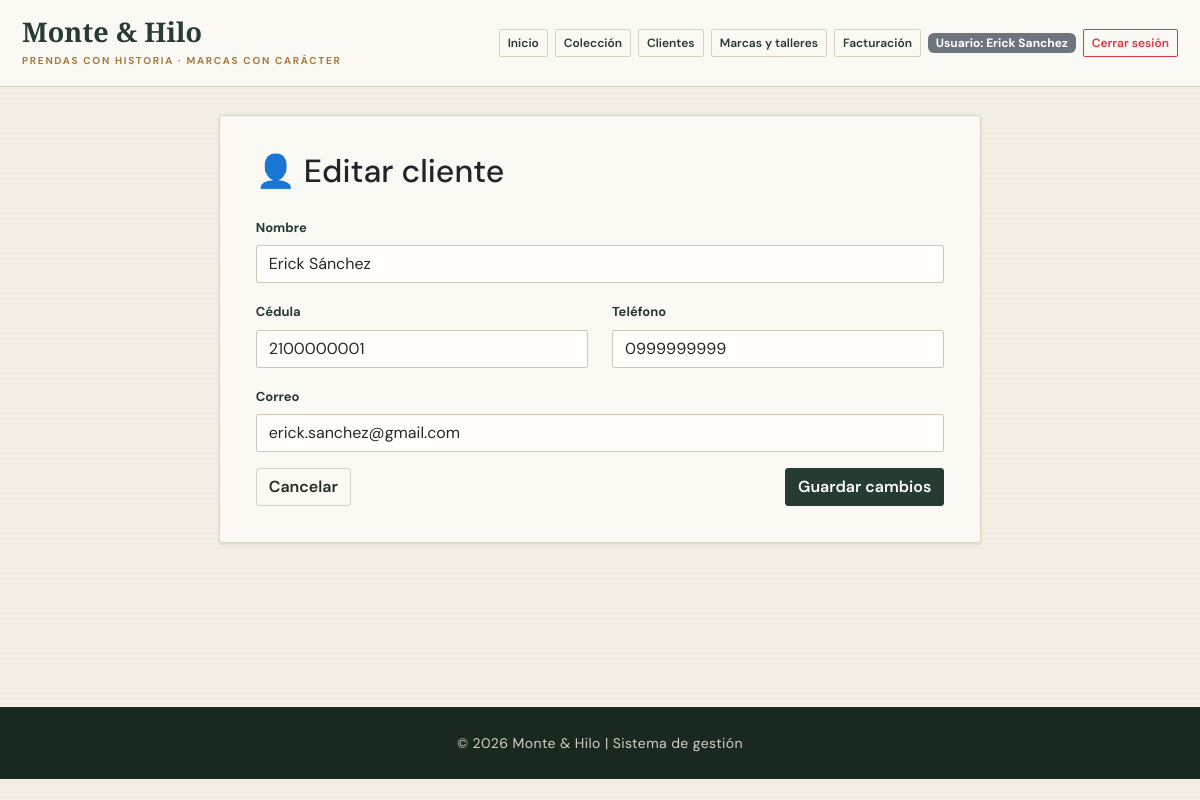
Page /clientes/editar/1 (signed in) on the committed database.
### tables this page shows
CREATE TABLE usuarios (
            id INTEGER PRIMARY KEY AUTOINCREMENT,
            usuario TEXT NOT NULL UNIQUE,
            password TEXT NOT NULL
        );

CREATE TABLE clientes (
            id_cliente INTEGER PRIMARY KEY AUTOINCREMENT,
            nombre TEXT NOT NULL,
            cedula TEXT NOT NULL UNIQUE,
            telefono TEXT,
            correo TEXT
        );

### app.py (the view, shortened to what this page needs)
@app.route("/clientes/editar/<int:client_id>", methods=["GET", "POST"])
@login_required
def editar_cliente(client_id):
    client = get_client_by_id(client_id)
    if not client:
        flash("Cliente no encontrado.", "danger")
        return redirect(url_for("clientes"))
    form = ClienteForm()
    if request.method == "GET":
        form.nombre.data = client["nombre"]
        form.cedula.data = client["cedula"]
        form.telefono.data = client["telefono"]
        form.correo.data = client["correo"]
    return render_template("formulario_cliente.html", form=form, nombre_sistema=NOMBRE_SISTEMA, editar=True)

### forms/cliente_form.py
class ClienteForm(FlaskForm):
    nombre = StringField(
        "Nombre",
        validators=[DataRequired(message="El nombre es obligatorio."), Length(min=3, max=100, message="El nombre debe tener entre 3 y 100 caracteres.")],
    )
    cedula = StringField(
        "Cédula",
        validators=[DataRequired(message="La cédula es obligatoria."), Length(min=10, max=10, message="La cédula debe tener 10 dígitos.")],
    )
    telefono = StringField(
        "Teléfono",
        validators=[DataRequired(message="El teléfono es obligatorio."), Length(min=10, max=10, message="El teléfono debe tener 10 dígitos.")],
    )
    correo = StringField(
        "Correo",
        validators=[DataRequired(message="El correo es obligatorio."), Email(message="Ingrese un correo válido.")],
    )

### app.py (called while the page is built)
@login_manager.user_loader
def load_user(user_id):
    user_data = get_user_by_id(user_id)
    if user_data:
        return Usuario(user_data["id"], user_data["usuario"], user_data["password"])
    return None

### conexion/conexion.py (called while the page is built)
def _database_engine():
    configured_engine = os.getenv("DB_ENGINE")
    if configured_engine:
        return configured_engine.lower()
    return "postgresql" if os.getenv("DATABASE_URL") else "sqlite"

def _parameterized_sql(query, params):
    engine = _database_engine()
    if engine in {"sqlite", "sqlite3"}:
        sqlite_params = tuple(float(param) if isinstance(param, Decimal) else param for param in params)
        return query.replace("%s", "?"), sqlite_params
    return query, tuple(params)

def _sqlite_connection():
    DATABASE_PATH.parent.mkdir(exist_ok=True)
    conn = sqlite3.connect(DATABASE_PATH)
    conn.row_factory = sqlite3.Row
    conn.execute("PRAGMA foreign_keys = ON")
    return conn

def get_db_connection():
    engine = _database_engine()
    if engine in {"sqlite", "sqlite3"}:
        return _sqlite_connection()
    if engine in {"postgres", "postgresql"}:
        return _postgres_connection()
    raise RuntimeError(f"Motor de base de datos no compatible: {engine}")

def get_user_by_id(user_id):
    conn = get_db_connection()
    try:
        cursor = conn.cursor()
        query = "SELECT id, usuario, password FROM usuarios WHERE id = %s"
        cursor.execute(*_parameterized_sql(query, (user_id,)))
        row = cursor.fetchone()
        if row is None:
            return None
        if hasattr(row, "keys"):
            return dict(row)
        return {"id": row[0], "usuario": row[1], "password": row[2]}
    finally:
        conn.close()

### templates/formulario_cliente.html (shortened to what this page needs)
{% extends "base.html" %}
{% block content %}
<div class="row justify-content-center">
    <div class="col-lg-8">
        <div class="card shadow-sm informacion">
            <div class="card-body">
                <h2 class="mb-4">👤 {% if editar %}Editar cliente{% else %}Registrar cliente{% endif %}</h2>
                <form method="POST" novalidate>
                    <div class="mb-3">
                        {{ form.nombre.label(class="form-label") }}
                        {{ form.nombre(class="form-control" + (" is-invalid" if form.nombre.errors else ""), placeholder="Nombres y apellidos") }}
                    </div>
                    <div class="row">
                        <div class="col-md-6">
                            <div class="mb-3">
                                {{ form.cedula.label(class="form-label") }}
                                {{ form.cedula(class="form-control" + (" is-invalid" if form.cedula.errors else ""), placeholder="10 dígitos") }}
                            </div>
                        </div>
                        <div class="col-md-6">
                            <div class="mb-3">
                                {{ form.telefono.label(class="form-label") }}
                                {{ form.telefono(class="form-control" + (" is-invalid" if form.telefono.errors else ""), placeholder="0999999999") }}
                            </div>
                        </div>
                    </div>
                    <div class="mb-3">
                        {{ form.correo.label(class="form-label") }}
                        {{ form.correo(class="form-control" + (" is-invalid" if form.correo.errors else ""), placeholder="correo@ejemplo.com") }}
                    </div>
                    <div class="d-flex justify-content-between align-items-center">
                        <a href="{{ url_for('clientes') }}" class="btn btn-outline-secondary">Cancelar</a>
                        <button type="submit" class="btn btn-primary">{% if editar %}Guardar cambios{% else %}Guardar cliente{% endif %}</button>
                    </div>
                </form>
            </div>
        </div>
    </div>
</div>
{% endblock %}

### templates/components/navbar.html
<header class="header-principal py-3 bg-light">
	<div class="container">
		<div class="d-flex justify-content-between align-items-center flex-wrap gap-3">
			<div>
				<h1 class="h4 mb-0 brand-mark">{{ nombre_sistema }}</h1>
				<small class="brand-caption">PRENDAS CON HISTORIA · MARCAS CON CARÁCTER</small>
			</div>
			<nav class="d-flex flex-wrap gap-2 align-items-center">
				<a class="btn btn-outline-primary btn-sm" href="{{ url_for('index') }}">Inicio</a>
				{% if current_user.is_authenticated %}
				<a class="btn btn-outline-primary btn-sm" href="{{ url_for('productos') }}">Colección</a>
				<a class="btn btn-outline-primary btn-sm" href="{{ url_for('clientes') }}">Clientes</a>
				<a class="btn btn-outline-primary btn-sm" href="{{ url_for('proveedores') }}">Marcas y talleres</a>
				<a class="btn btn-outline-primary btn-sm" href="{{ url_for('facturacion') }}">Facturación</a>
				<span class="badge text-bg-secondary">Usuario: {{ current_user.usuario }}</span>
				<a class="btn btn-outline-danger btn-sm" href="{{ url_for('logout') }}">Cerrar sesión</a>
				{% else %}
				<a class="btn btn-outline-success btn-sm" href="{{ url_for('login') }}">Iniciar sesión</a>
				<a class="btn btn-outline-secondary btn-sm" href="{{ url_for('registro') }}">Registrarse</a>
				{% endif %}
			</nav>
		</div>
	</div>
</header>

### static/css/style.css (style rules this page uses)
:root { --paper: #f3efe5; --paper-light: #fbf9f4; --ink: #252b24; --forest: #263b31; --forest-deep: #192920; --oxblood: #713a34; --brass: #a77a3d; --line: #d9d1c1; --muted: #77786d; --serif: "Playfair Display", Georgia, serif; --sans: "DM Sans", sans-serif; }
* { box-sizing: border-box; }
body { margin: 0; color: var(--ink); background-color: var(--paper); background-image: repeating-linear-gradient(0deg, rgba(70, 58, 39, .018) 0, rgba(70, 58, 39, .018) 1px, transparent 1px, transparent 5px); font-family: var(--sans); }
a { color: var(--forest); }
.header-principal { position: relative; z-index: 2; padding: 18px 0 !important; background: var(--paper-light) !important; border-bottom: 1px solid var(--line); }
.brand-mark { color: var(--forest) !important; font: 600 27px/1.05 var(--serif); }
.brand-caption, .eyebrow { display: block; margin: 7px 0 0; color: var(--brass); font-size: 10px; font-weight: 700; letter-spacing: 1.7px; }
.header-principal nav { gap: 7px !important; }
.header-principal .btn { border-radius: 2px; font-size: 12px; }
.header-principal .btn-outline-primary { color: var(--forest); border-color: var(--line); }
.container { max-width: 1180px; }
.btn { border-radius: 3px; font-weight: 600; }
.btn-primary, .btn-success { color: #fff; background: var(--forest); border-color: var(--forest); }
.btn-outline-secondary { color: var(--ink); border-color: var(--line); }
.informacion, .card { background-color: var(--paper-light); border: 1px solid var(--line); border-radius: 3px; box-shadow: 0 5px 18px rgba(45, 39, 27, .055); }
.informacion { padding: 20px; }
.form-label { color: var(--forest); font-size: 13px; font-weight: 700; }
.form-control, .form-select { border-color: #cfc6b5; border-radius: 2px; background-color: #fffefa; color: var(--ink); }

### rows in the picture
usuarios: usuario "Erick Sanchez"
clientes: nombre "Erick Sánchez", cedula "2100000001", telefono "0999999999", correo "erick.sanchez@gmail.com"

### other values in the picture
{{ nombre_sistema }} "Monte & Hilo"
